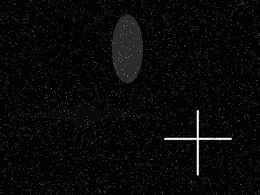
%> input picture AAAA_projects/HomeworkCode-master/Digital Image Processing/image.bmp, 260 x 195 px, shrunk from 600 x 450 before the run
$ octave Untitled.m   (GNU Octave 9; MATLAB toolbox functions it lacks are replaced by stand-ins)
%> lines starting %> are read from the running program, lines starting %| are printed output that depends on the picture; in (x1, y1, x2, y2) boxes, pixels count from 0 and x2, y2 are one past the last pixel; in counts of white or black regions, pixels touching at a corner belong together; the program's own positions count from 1
% imread() : Read image from graphics file.
I = imread('image.bmp');
%> I is the input picture: size 195x260 uint8; min 0, max 255, mean 8.6
% figure : Creates a new figure window, and returns its handle.
figure;
% imshow() : Displays the grayscale image.
subplot(121);imshow(I);title('image.bmp');
% imhist() : Display histogram of image data.
subplot(122);imhist(I);title('Histogram');
%> after `title('Histogram')`:
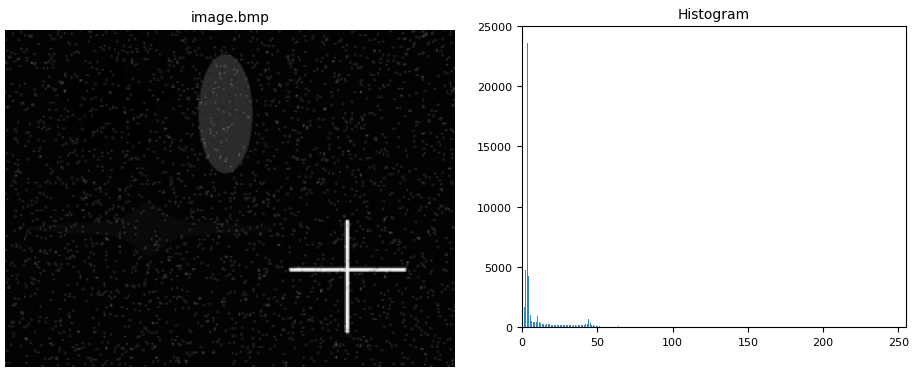
%> figure redrawn from the program's plot data, 2 panels


% histeq() : Enhance contrast using histogram equalization.
J = histeq(I);
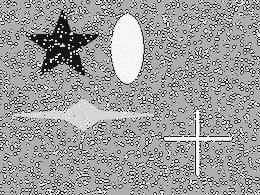
%> J: size 195x260 uint8; min 20, max 255, mean 157.3
figure;
subplot(121);imshow(J);title('Histogram Equalization');
subplot(122);imhist(J);title('Histogram');
%> after `title('Histogram')`:
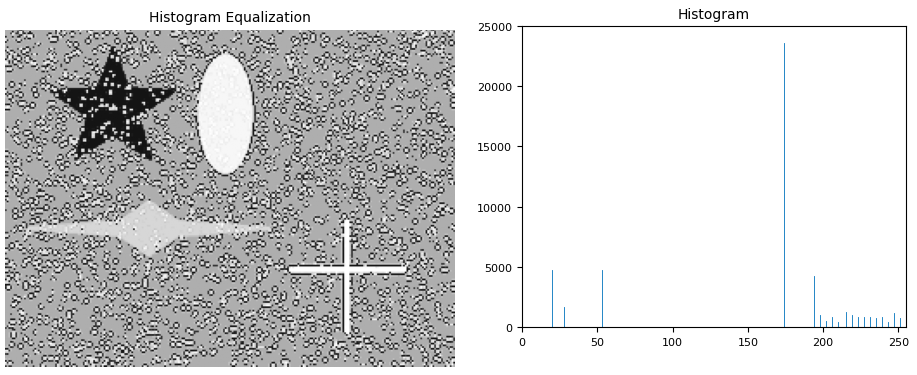
%> figure redrawn from the program's plot data, 2 panels


% using "Median filtering" because of the "salt-and-pepper noise".
% medfilt2() : Perform 2-D median filtering.
K = medfilt2(J);
% my "Median filtering"
% convert the picture to double.
pic_double = im2double(J);
% mask is 3
m = 3;
% get the size fo the picture
[x,y] = size(pic_double);
%> x = 195; y = 260
% create a new picture to store the result
pic_new = zeros(x-m+1, y-m+1);
% foreach every pixel,find the median in every mask
for i=1:x-m+1
    for j=1:y-m+1
            temp = pic_double(i:i+m-1,j:j+m-1);
            pic_new(i,j) = median(temp(:));
    end;
end;
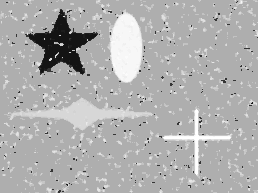
%> pic_new: size 193x258 double; min 0.0784, max 1, mean 0.686
figure;
subplot(121);imshow(K);title('Median filtering');
subplot(122);imshow(pic_new);title('My Median filtering');


% graythresh() : Compute global image threshold using Otsu's method.
thresh = graythresh(K);
%> thresh = 0.443
% BW = IM2BW(I,LEVEL) converts the intensity image I to black and white.
K1 = im2bw(K,thresh);
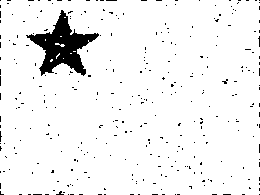
%> K1: size 195x260 logical; 94.7% white; 323 black regions (322 under 20 px), largest, box (x1, y1, x2, y2) and area: (26, 10, 99, 76) 1856
% my Binarization image
K2 = zeros(x,y);
for i=1:x
    for j=1:y
        if (K(i,j)>200 || K(i,j)<50)
            K2(i,j) = 255;
        end;
    end;
end;
%> K2: size 195x260 double; 15.3% white; 455 white regions (445 under 20 px), largest, box (x1, y1, x2, y2) and area: (109, 10, 144, 84) 1832, (30, 11, 98, 75) 1717, (11, 99, 154, 133) 1474
K2 = K2 .* double(K);
figure;
subplot(121);imshow(K1);title('Binarization image');
subplot(122);imshow(K2);title('My Binarization image');

% strel() : Create morphological structuring element.
% SE = STREL('disk',R,N) creates a flat disk-shaped structuring element
%   with the specified radius, R.  R must be a nonnegative integer.  N must
%   be 0, 4, 6, or 8.
se = strel('disk',3);
% IM2 = IMDILATE(IM,SE) dilates the grayscale, binary, or packed binary
%    image IM, returning the dilated image, IM2.  SE is a structuring element
%    object, or array of structuring element objects, returned by the STREL
%    function.
E = imdilate(K2,se);
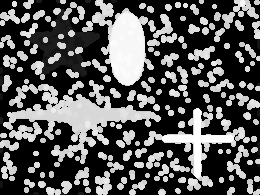
%> E: size 195x260 double; min 0, max 65025, mean 22569.6; drawn with min black and max white
figure;imshow(E);title('dilation');


% IM2 = IMERODE(IM,SE) erodes the grayscale, binary, or packed binary image
%    IM, returning the eroded image, IM2.  SE is a structuring element
%    object, or array of structuring element objects, returned by the
%    STREL function.
E2 = imerode(E,se);
figure;imshow(E2);title('erosion');
%> after `imshow(E2)`:
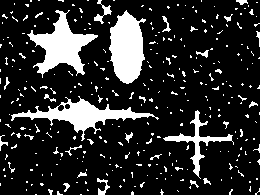
%> displayed picture: size 195x260, on the screen's scale of 0 to 255; 17.1% white; 316 white regions (289 under 20 px), largest, box (x1, y1, x2, y2) and area: (109, 10, 146, 84) 1889, (27, 10, 98, 78) 1882, (11, 96, 159, 141) 1716
